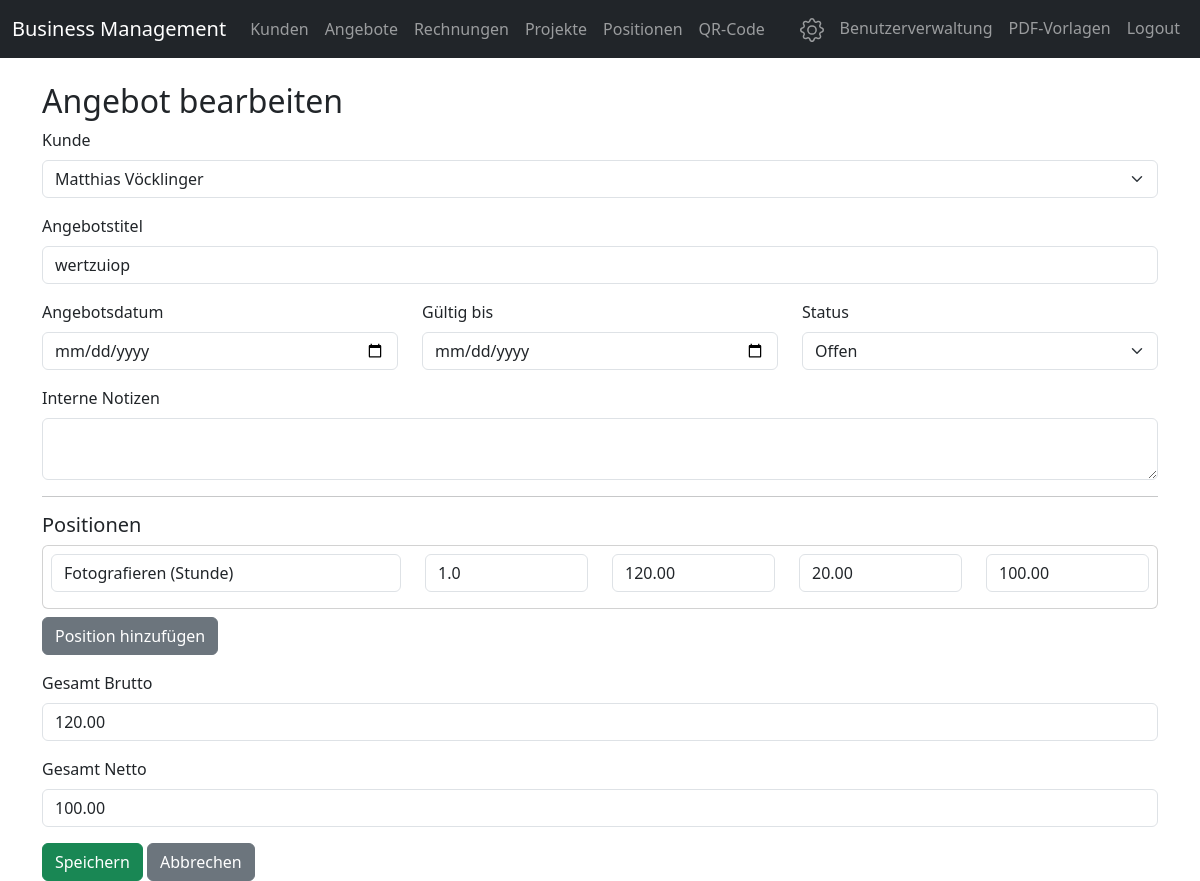
The app's page /offers/5/edit (signed in), older data.
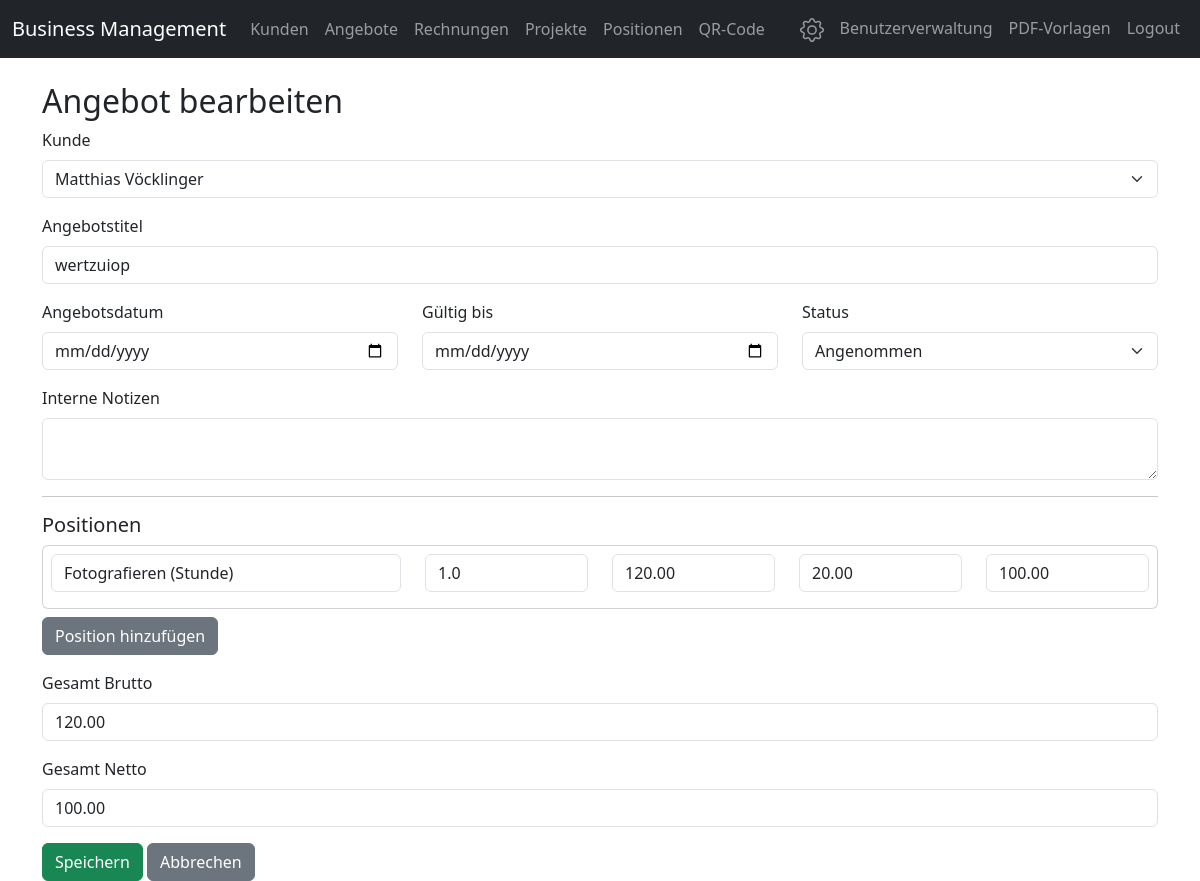
The same page, newer data.
### app.py (models this page shows)
class Offer(db.Model):
    id = db.Column(db.Integer, primary_key=True)
    offer_number = db.Column(db.String(32), unique=True, nullable=False)
    title = db.Column(db.String(128), nullable=False)
    customer_id = db.Column(db.Integer, db.ForeignKey('customer.id'), nullable=False)
    total_gross = db.Column(db.Float, nullable=False)
    total_net = db.Column(db.Float, nullable=False)
    date = db.Column(db.Date, nullable=False)  # Angebotsdatum
    valid_until = db.Column(db.Date)  # Gültig bis
    status = db.Column(db.String(32), default='offen')  # Status: offen, angenommen, abgelehnt, abgelaufen
    notes = db.Column(db.Text)  # Interne Notizen
    positions = db.relationship('OfferPosition', backref='offer', lazy=True, cascade="all, delete-orphan")

class Customer(db.Model):
    id = db.Column(db.Integer, primary_key=True)
    customer_type = db.Column(db.String(16), nullable=False, default='firma')  # 'firma' oder 'privat'
    name = db.Column(db.String(128))  # Firmenname
    contact_person = db.Column(db.String(128))
    contact_phone = db.Column(db.String(32))
    contact_email = db.Column(db.String(128))
    first_name = db.Column(db.String(64))
    last_name = db.Column(db.String(64))
    email = db.Column(db.String(128))
    phone = db.Column(db.String(32))
    street = db.Column(db.String(128))
    house_number = db.Column(db.String(16))
    postal_code = db.Column(db.String(16))
    city = db.Column(db.String(64))
    country = db.Column(db.String(64))
    notes = db.Column(db.Text)
    offers = db.relationship('Offer', backref='customer', lazy=True)
    invoices = db.relationship('Invoice', backref='customer', lazy=True)

### app.py (the view, shortened to what this page needs)
@app.route('/offers/<int:offer_id>/edit', methods=['GET', 'POST'])
def edit_offer(offer_id):
    from models import CatalogPosition
    offer = Offer.query.get_or_404(offer_id)
    catalog_positions = CatalogPosition.query.all()
    customers = Customer.query.all()
    catalog_positions_dicts = [
        {
            'id': pos.id,
            'name': pos.name,
            'description': pos.description,
            'unit': pos.unit,
            'price': pos.price,
            'vat': pos.vat
        } for pos in catalog_positions
    ]
    return render_template('offer_form.html', customers=customers, offer=offer, catalog_positions=catalog_positions_dicts)

### app.py (called while the page is built)
@app.before_request
def load_user():
    if request.endpoint and (request.endpoint == 'login' or request.endpoint.startswith('static')):
        return
    user_id = session.get('user_id')
    token_expiry = session.get('token_expiry')
    if user_id and token_expiry:
        try:
            if datetime.utcnow() <= datetime.fromisoformat(token_expiry):
                g.user = User.query.get(user_id)
                if g.user:
                    return  # User is authenticated, continue
            else:
                session.clear()
                flash('Session abgelaufen. Bitte erneut anmelden.', 'warning')
        except:
            session.clear()
    g.user = None
    return redirect(url_for('login'))

### templates/offer_form.html (shortened to what the changed rows need)
{% extends 'base.html' %}
{% block content %}
<h2>{% if offer %}Angebot bearbeiten{% else %}Angebot erstellen{% endif %}</h2>
<form method="post">
    <div class="mb-3">
        <label for="customer_id" class="form-label">Kunde</label>
        <select class="form-select" id="customer_id" name="customer_id" required>
            {% for customer in customers %}
                <option value="{{ customer.id }}" {% if offer and offer.customer_id == customer.id %}selected{% endif %}>
                    {% if customer.customer_type == 'firma' %}{{ customer.name }}{% else %}{{ customer.first_name }} {{ customer.last_name }}{% endif %}
                </option>
            {% endfor %}
        </select>
    </div>
    <div class="mb-3">
        <label for="title" class="form-label">Angebotstitel</label>
        <input type="text" class="form-control" id="title" name="title" required value="{{ offer.title if offer else '' }}">
    </div>
    <div class="row">
        <div class="col-md-4 mb-3">
            <label for="status" class="form-label">Status</label>
            <select class="form-select" id="status" name="status">
                <option value="offen" {% if offer and offer.status == 'offen' %}selected{% endif %}>Offen</option>
                <option value="angenommen" {% if offer and offer.status == 'angenommen' %}selected{% endif %}>Angenommen</option>
            </select>
        </div>
    </div>
    <div class="mb-3">
        <label for="total_gross" class="form-label">Gesamt Brutto</label>
        <input type="number" step="0.01" class="form-control" id="total_gross" name="total_gross" readonly value="{{ '%.2f'|format(offer.total_gross) if offer else '' }}">
    </div>
    <div class="mb-3">
        <label for="total_net" class="form-label">Gesamt Netto</label>
        <input type="number" step="0.01" class="form-control" id="total_net" name="total_net" readonly value="{{ '%.2f'|format(offer.total_net) if offer else '' }}">
    </div>
</form>
{% endblock %}

Row changes from the older to the newer data that the page shows:
changed Offer "wertzuiop": status "Offen" → "Angenommen"
